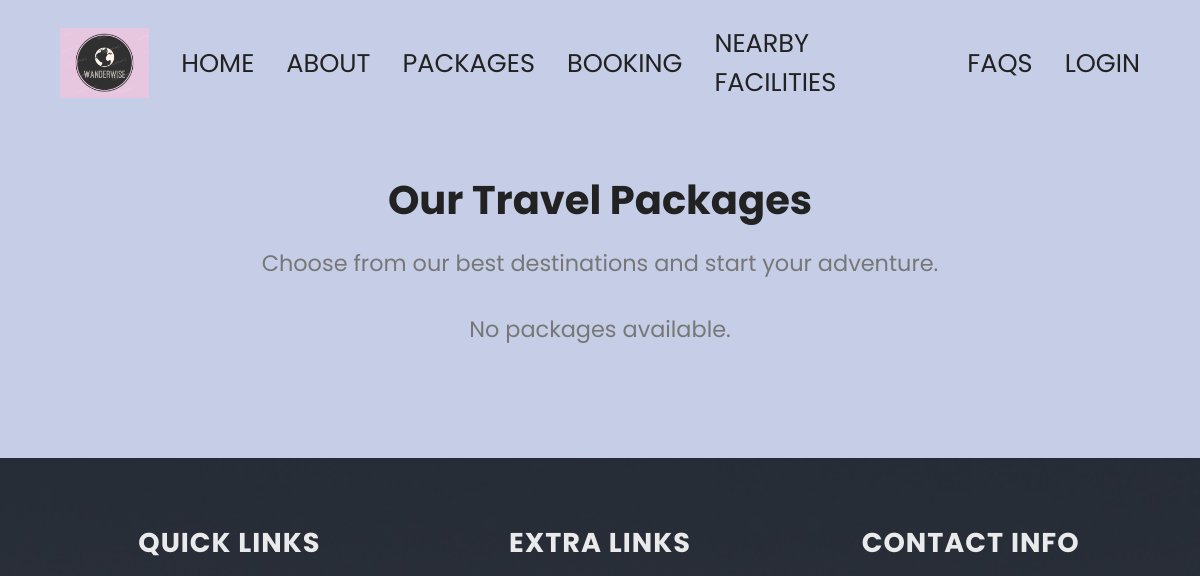
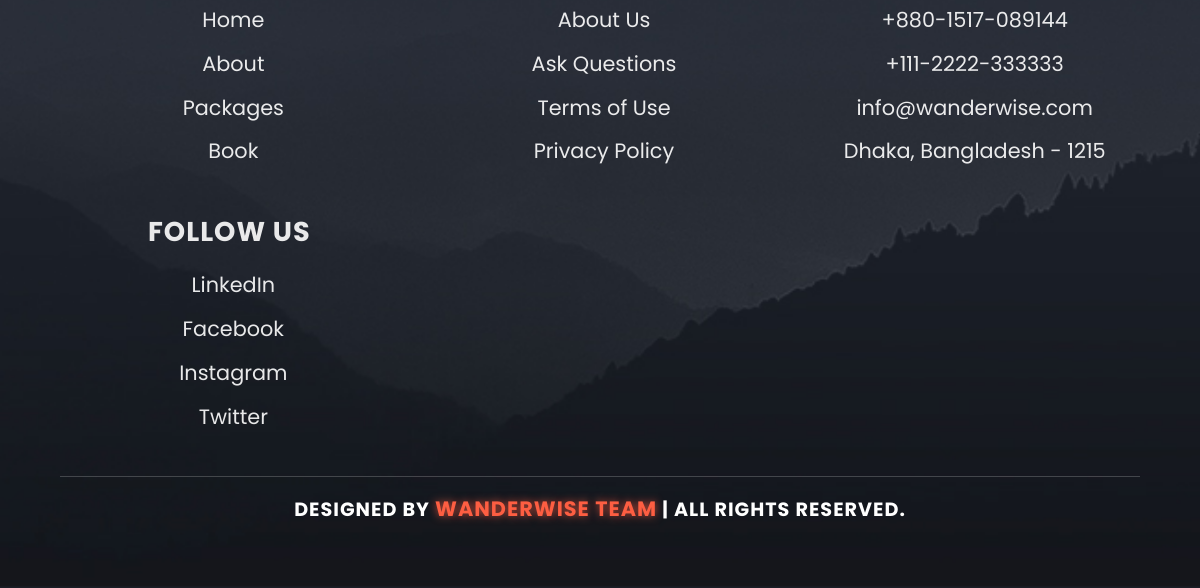
Before: /views/packages.php with the older database file (2 pictures, top to bottom).
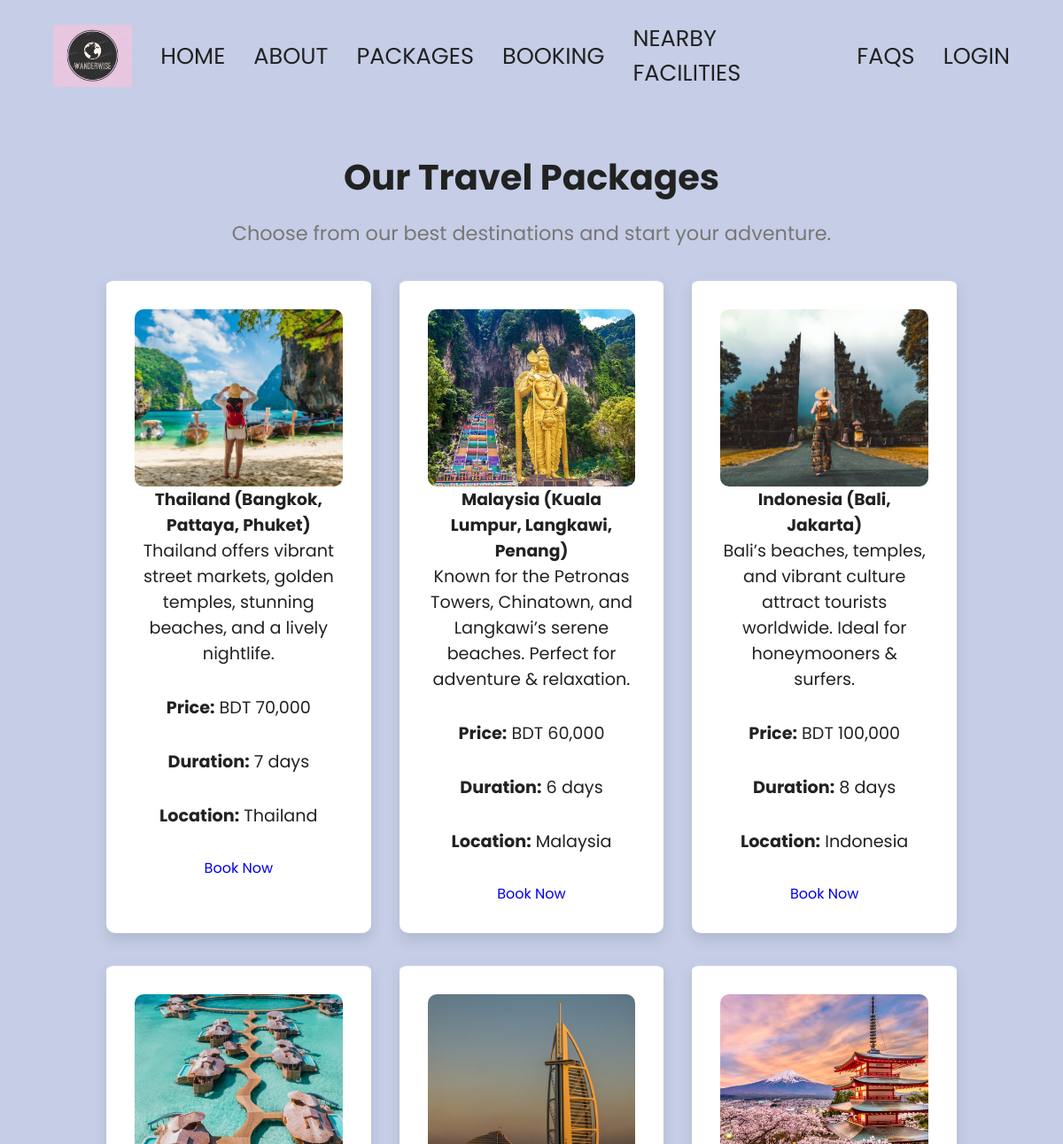
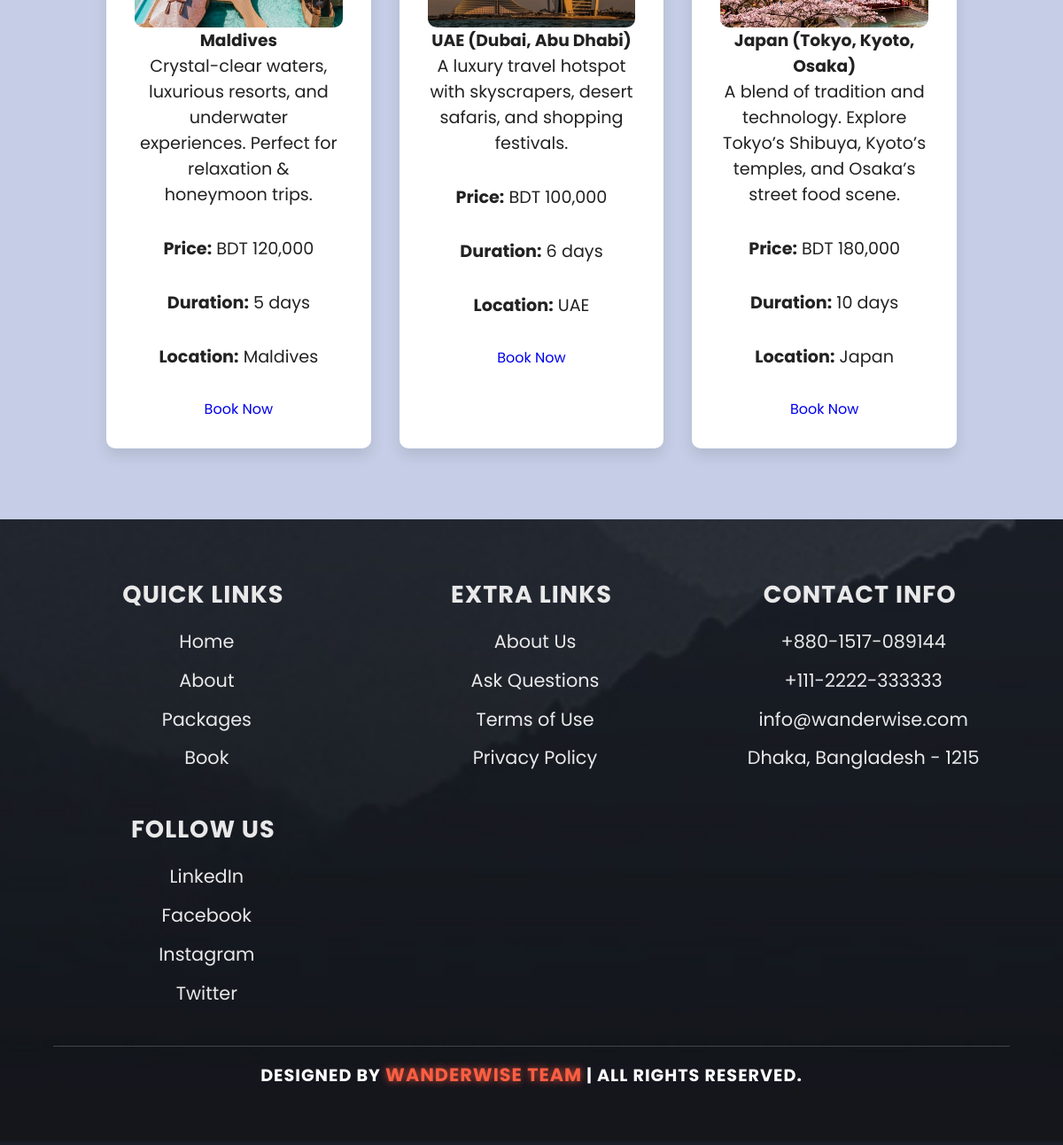
After: the same page with the newer database file (2 pictures, top to bottom).
### tables this page shows
CREATE TABLE IF NOT EXISTS packages (
    id INT AUTO_INCREMENT PRIMARY KEY,
    name VARCHAR(255) NOT NULL,
    description TEXT,
    price DECIMAL(10, 2),
    duration INT,  
    location VARCHAR(255),
    image VARCHAR(255)  
);

### views/packages.php (the view, shortened to what this page needs)
<?php
include '../includes/header.php';
$host = 'localhost';
$username = 'root';
$password = '';
$database = 'wanderwise_db';
$conn = new mysqli($host, $username, $password, $database);
$sql = "SELECT * FROM packages";
$result = $conn->query($sql);
?>
<link rel="stylesheet" href="../assets/css/packages.css">
<section class="packages">
    <div class="container">
        <h2>Our Travel Packages</h2>
        <p>Choose from our best destinations and start your adventure.</p>
        <div class="package-list">
            <?php
            if ($result->num_rows > 0) {
                while ($row = $result->fetch_assoc()) {
                    echo '<div class="package">';
                    echo '<img src="../assets/images/' . $row['image'] . '" alt="' . $row['name'] . '" class="package-image">';
                    echo '<h3>' . $row['name'] . '</h3>';
                    echo '<p>' . $row['description'] . '</p>';
                    echo '<p><strong>Price:</strong> BDT ' . number_format($row['price'], 0, '.', ',') . '</p>';
                    echo '<p><strong>Duration:</strong> ' . $row['duration'] . ' days</p>';
                    echo '<p><strong>Location:</strong> ' . $row['location'] . '</p>';
                    echo '<a href="../views/booking.php?package_id=' . $row['id'] . '" class="btn">Book Now</a>';
                    echo '</div>';
                }
            } else {
                echo '<p>No packages available.</p>';
            }
            ?>
        </div>
    </div>
</section>
<?php
include '../includes/footer.php';
?>

### includes/header.php (shortened to what this page needs)
<header class="header">
    <link rel="stylesheet" href="../assets/css/header.css">
    <link rel="stylesheet" href="../assets/css/footer.css">
    <div class="logo">
        <a href="../views/home.php">
            <img src="../assets/images/logo.png" alt="WanderWise Logo">
        </a>
    </div>
    <nav class="navbar">
        <a href="../views/home.php">Home</a>
        <a href="../views/about.php">About</a>
        <a href="../views/packages.php">Packages</a>
        <a href="../views/booking.php">Booking</a>
        <a href="../views/nearby.php">Nearby Facilities</a>
        <a href="../views/faqs.php">FAQs</a>
        <?php if (isset($_SESSION['user_id'])): ?>
            <a href="../views/profile.php">Profile</a>
            <a href="../views/logout.php">Logout</a>
        <?php else: ?>
            <a href="../views/login.php">Login</a>
        <?php endif; ?>
    </nav>
</header>

### includes/footer.php
<footer class="footer">
    <div class="box-container">
        <div class="box">
            <h3>Quick Links</h3>
            <a href="../views/home.php"><i class="fas fa-angle-right"></i> Home</a>
            <a href="../views/about.php"><i class="fas fa-angle-right"></i> About</a>
            <a href="../views/packages.php"><i class="fas fa-angle-right"></i> Packages</a>
            <a href="../views/booking.php"><i class="fas fa-angle-right"></i> Book</a>
        </div>
        <div class="box">
            <h3>Extra Links</h3>
            <a href="../views/about.php"><i class="fas fa-angle-right"></i> About Us</a>
            <a href="../views/faqs.php"><i class="fas fa-angle-right"></i> Ask Questions</a>
            <a href="#"><i class="fas fa-angle-right"></i> Terms of Use</a>
            <a href="#"><i class="fas fa-angle-right"></i> Privacy Policy</a>
        </div>
        <div class="box">
            <h3>Contact Info</h3>
            <a href="#"><i class="fas fa-phone"></i> +880-1517-089144</a>
            <a href="#"><i class="fas fa-phone"></i> +111-2222-333333</a>
            <a href="#"><i class="fas fa-envelope"></i> info@wanderwise.com</a>
            <a href="#"><i class="fas fa-map-marker-alt"></i> Dhaka, Bangladesh - 1215</a>
        </div>
        <div class="box">
            <h3>Follow Us</h3>
            <a href="#"><i class="fab fa-linkedin"></i> LinkedIn</a>
            <a href="#"><i class="fab fa-facebook"></i> Facebook</a>
            <a href="#"><i class="fab fa-instagram"></i> Instagram</a>
            <a href="#"><i class="fab fa-twitter"></i> Twitter</a>
        </div>
    </div>
    <div class="credit">Designed by <span class="designer">WanderWise Team</span> | All Rights Reserved.</div>
</footer>

### assets/css/header.css (style rules this page uses)
* { font-family: 'Poppins', sans-serif; margin: 0; padding: 0; box-sizing: border-box; outline: none; text-decoration: none; }
.header { position: fixed; top: 0; left: 0; right: 0; z-index: 1000; background: #c5cee6; display: flex; align-items: center; justify-content: space-between; padding: 1.5rem 5%; transition: background 0.3s ease-in-out, box-shadow 0.3s ease-in-out; width: 100%; }
.header .logo img { height: 70px; transition: transform 0.3s ease-in-out; }
.header .navbar { display: flex; align-items: center; }
.header .navbar a { font-size: 1.6rem; margin-left: 2rem; color: var(--black); text-transform: uppercase; transition: color 0.3s ease-in-out; text-decoration: none; }

### assets/css/footer.css (style rules this page uses)
.footer { background-image: url('../images/footer-bg.jpg') !important; background-repeat: no-repeat; background-size: cover; background-position: center; background-attachment: fixed; padding: 4rem 5%; color: white; text-align: center; font-family: 'Poppins', sans-serif; position: relative; margin-top: 0; }
.footer .box-container { display: grid; grid-template-columns: repeat(auto-fit, minmax(18rem, 1fr)); gap: 2rem; margin-bottom: 2rem; }
.footer .box-container .box h3 { font-size: 1.7rem; margin-bottom: 1rem; color: var(--light-white); text-transform: uppercase; letter-spacing: 1px; }
.footer .box-container .box a { font-size: 1.3rem; color: var(--light-white); display: flex; align-items: center; justify-content: center; margin-bottom: 0.8rem; transition: 0.3s ease-in-out; }
.footer .credit { margin-top: 2rem; font-size: 1.2rem; border-top: 1px solid rgba(255, 255, 255, 0.2); padding-top: 1rem; text-transform: uppercase; letter-spacing: 1px; font-weight: bold; text-align: center; opacity: 0; transform: translateY(10px); animation: fadeInUp 1.5s ease-in-out forwards 0.5s; }
.footer .credit .designer { color: var(--tomato); font-weight: bold; font-size: 1.3rem; text-shadow: 0 0 8px rgba(255, 94, 66, 0.8); transition: color 0.3s ease-in-out; }

### assets/css/packages.css (style rules this page uses)
* { font-family: 'Poppins', sans-serif; margin: 0; padding: 0; box-sizing: border-box; outline: none; text-decoration: none; }
.packages { padding: 5rem 10%; text-align: center; background: var(--main-color); color: var(--black); }
.packages h2 { font-size: 2.5rem; color: var(--black); margin-bottom: 1rem; }
.packages p { font-size: 1.4rem; color: var(--light-black); max-width: 800px; margin: 0 auto 2rem; }
.package-list { display: grid; grid-template-columns: repeat(auto-fit, minmax(280px, 1fr)); gap: 2rem; margin-top: 2rem; justify-content: center; }
.package { background: var(--white); padding: 2rem; border-radius: 10px; box-shadow: var(--box-shadow); transition: 0.3s ease-in-out; text-align: center; border-top: 5px solid var(--main-color); }
.package-image { width: 100%; height: 200px; object-fit: cover; border-radius: 10px; transition: transform 0.3s ease-in-out; }
.package p { font-size: 1.2rem; color: var(--black); }

Changed rows visible on the page:
added packages: image (picture), name "Thailand (Bangkok, Pattaya, Phuket)", description "Thailand offers vibrant street markets, golden temples, stunning beaches, and a lively nightlife.", price "70,000", duration "7", location "Thailand"
added packages: image (picture), name "Malaysia (Kuala Lumpur, Langkawi, Penang)", description "Known for the Petronas Towers, Chinatown, and Langkawi’s serene beaches. Perfect for adventure & relaxation.", price "60,000", duration "6", location "Malaysia"
added packages: image (picture), name "Indonesia (Bali, Jakarta)", description "Bali’s beaches, temples, and vibrant culture attract tourists worldwide. Ideal for honeymooners & surfers.", price "100,000", duration "8", location "Indonesia"
added packages: image (picture), name "Maldives", description "Crystal-clear waters, luxurious resorts, and underwater experiences. Perfect for relaxation & honeymoon trips.", price "120,000", duration "5", location "Maldives"
added packages: image (picture), name "UAE (Dubai, Abu Dhabi)", description "A luxury travel hotspot with skyscrapers, desert safaris, and shopping festivals.", price "100,000", duration "6", location "UAE"
added packages: image (picture), name "Japan (Tokyo, Kyoto, Osaka)", description "A blend of tradition and technology. Explore Tokyo’s Shibuya, Kyoto’s temples, and Osaka’s street food scene.", price "180,000", duration "10", location "Japan"
Other visible differences:
text no longer shown: "No packages available."
